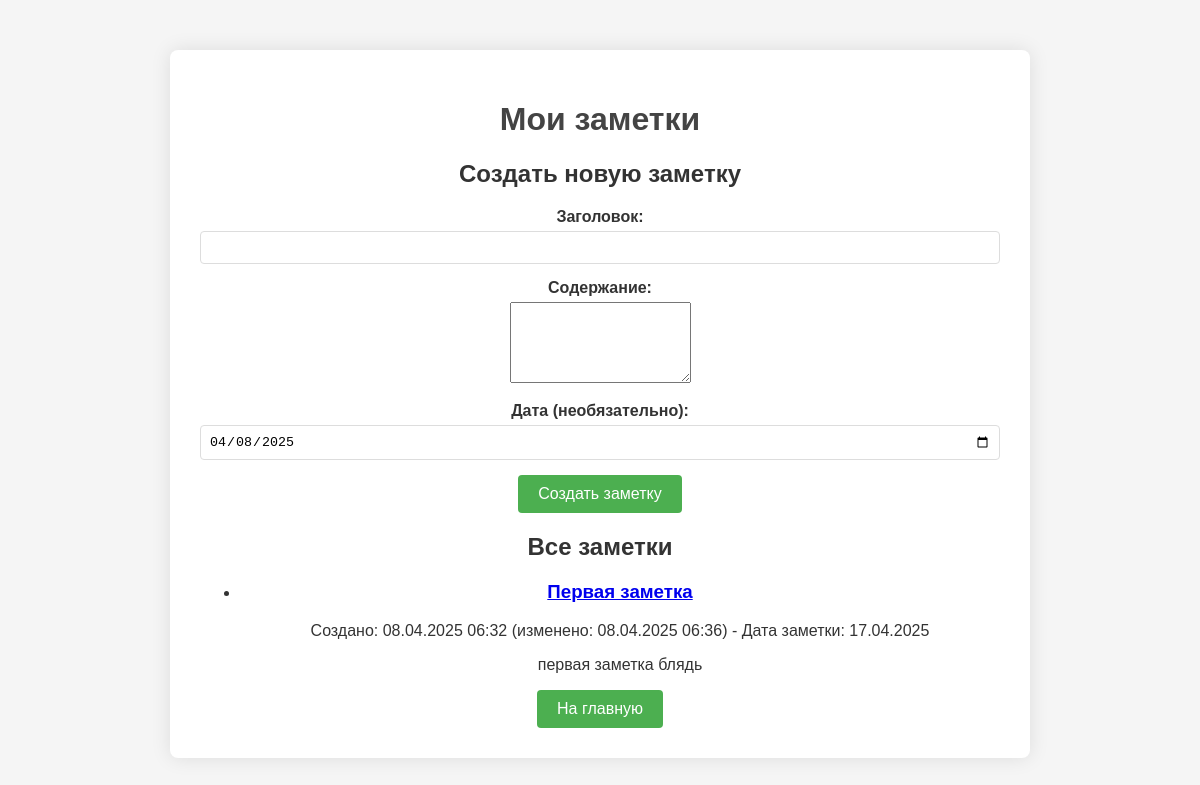
The app's page /notes (signed in) with its own data.
### models.py (models this page shows)
class Note(Base):
    __tablename__ = "notes"
    id = Column(Integer, primary_key=True, index=True)
    title = Column(String, index=True)
    content = Column(Text)
    created_at = Column(DateTime, default=datetime.utcnow)
    updated_at = Column(DateTime, default=datetime.utcnow, onupdate=datetime.utcnow)
    note_date = Column(Date)
    owner_id = Column(Integer, ForeignKey("users.id"))
    owner = relationship("User", back_populates="notes")

### main.py (the view)
@app.get("/notes", response_class=HTMLResponse)
async def notes_page(
    request: Request,
    current_user: User = Depends(get_current_user),
    db: Session = Depends(get_db)
):
    if not current_user:
        return RedirectResponse("/login")
    notes = db.query(Note).filter(Note.owner_id == current_user.id).order_by(Note.updated_at.desc()).all()
    return templates.TemplateResponse("notes.html", {
        "request": request,
        "username": current_user.username,
        "notes": notes,
        "today": date.today()
    })

### templates/notes.html
{% extends "base.html" %}
{% block content %}
<div class="container">
    <h1>Мои заметки</h1>
    <div class="note-form">
        <h2>Создать новую заметку</h2>
        <form action="/notes/create" method="post">
            <div class="form-group">
                <label for="title">Заголовок:</label>
                <input type="text" id="title" name="title" required>
            </div>
            <div class="form-group">
                <label for="content">Содержание:</label>
                <textarea id="content" name="content" rows="5" required></textarea>
            </div>
            <div class="form-group">
                <label for="note_date">Дата (необязательно):</label>
                <input type="date" id="note_date" name="note_date" value="{{ today }}">
            </div>
            <button type="submit" class="btn">Создать заметку</button>
        </form>
    </div>
    <div class="notes-list">
        <h2>Все заметки</h2>
        {% if notes %}
        <ul>
            {% for note in notes %}
            <li class="note-item">
                <h3><a href="/notes/{{ note.id }}">{{ note.title }}</a></h3>
                <p class="note-date">
                    Создано: {{ note.created_at.strftime('%d.%m.%Y %H:%M') }}
                    {% if note.updated_at != note.created_at %}
                    (изменено: {{ note.updated_at.strftime('%d.%m.%Y %H:%M') }})
                    {% endif %}
                    {% if note.note_date %}
                    - Дата заметки: {{ note.note_date.strftime('%d.%m.%Y') }}
                    {% endif %}
                </p>
                <div class="note-preview">{{ note.content[:100] }}{% if note.content|length > 100 %}...{% endif %}</div>
            </li>
            {% endfor %}
        </ul>
        {% else %}
        <p>У вас пока нет заметок.</p>
        {% endif %}
    </div>
    <div class="back-link">
        <a href="/" class="btn">На главную</a>
    </div>
</div>
{% endblock %}

### static/css/style.css (style rules this page uses)
body { font-family: Arial, sans-serif; margin: 0; padding: 0; background-color: #f5f5f5; color: #333; }
.container { max-width: 800px; margin: 50px auto; padding: 20px; background-color: white; border-radius: 8px; box-shadow: 0 0 10px rgba(0, 0, 0, 0.1); }
h1 { text-align: center; color: #444; }
.btn { display: inline-block; padding: 10px 20px; background-color: #4CAF50; color: white; text-decoration: none; border-radius: 4px; border: none; cursor: pointer; font-size: 16px; transition: background-color 0.3s; }
.form-group { margin-bottom: 15px; }
.form-group label { display: block; margin-bottom: 5px; font-weight: bold; }
.form-group input { width: 100%; padding: 8px; border: 1px solid #ddd; border-radius: 4px; box-sizing: border-box; }
.container { max-width: 800px; margin: 50px auto; padding: 30px; background: white; border-radius: 8px; box-shadow: 0 0 20px rgba(0, 0, 0, 0.1); text-align: center; }

### records on screen
Note: title "Первая заметка", created_at "08.04.2025 06:32", updated_at "08.04.2025 06:36", note_date "17.04.2025", content "первая заметка блядь"
